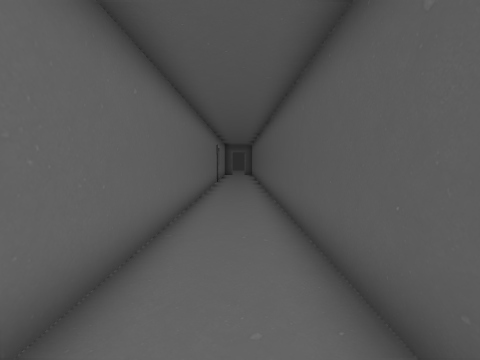
View 1 (above)

21 first-person views from a walk through a scene from a Unity 3-D project. The camera is 1.4 m above the floor, tilts 4° down and sees 85° across. The floor is counted in squares, 1 m on a side. Each view is taken from the middle of a square. On the plan, view 1 faces up. The plan holds only what a view shows up to about 13 squares ahead; the rest is blank. The place goes on beyond the plan. The player is left out. Door leaves are left out, so doorways stand open.

View 2
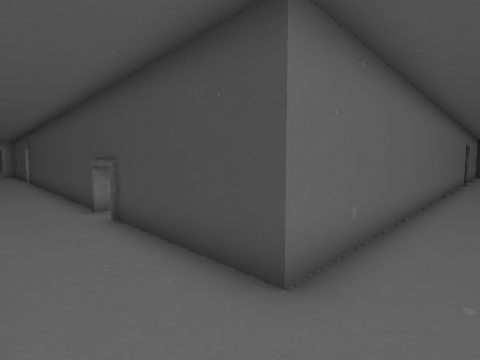

View 3
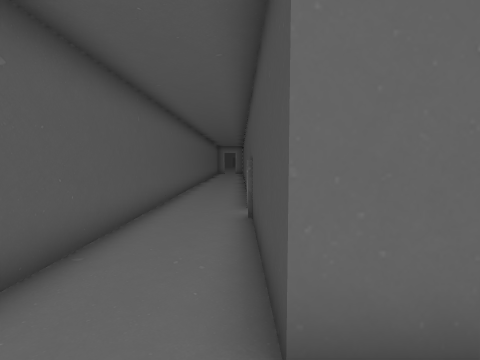

View 4
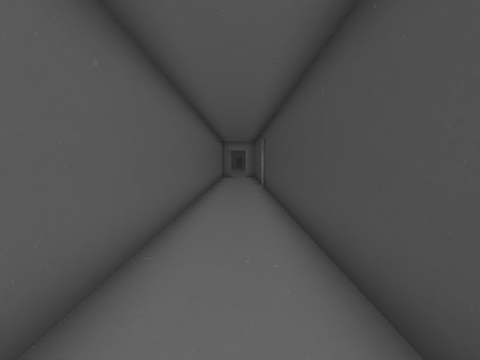

View 5
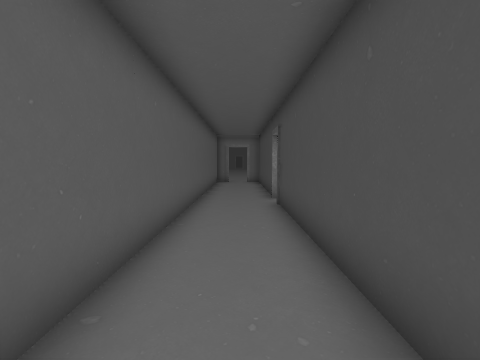

View 6
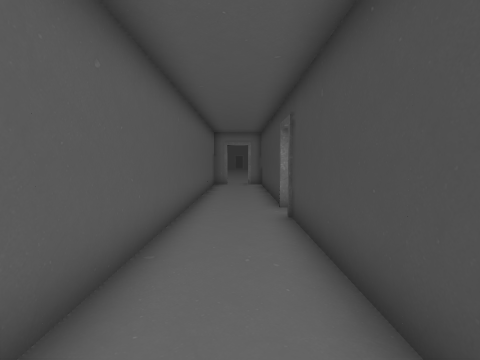

View 7
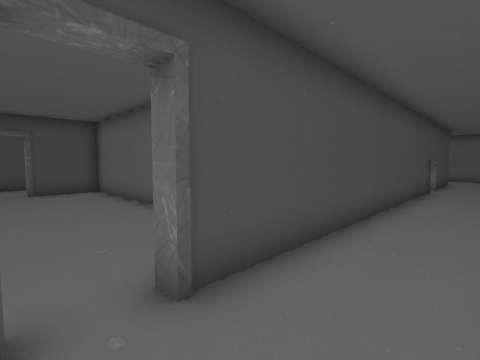

View 8
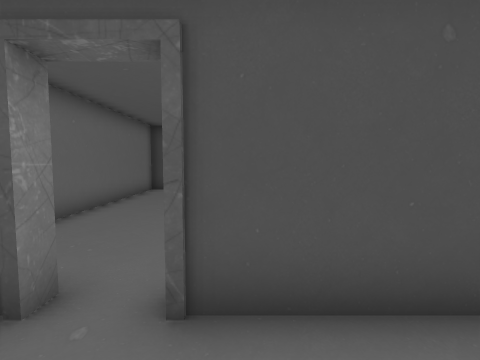

View 9
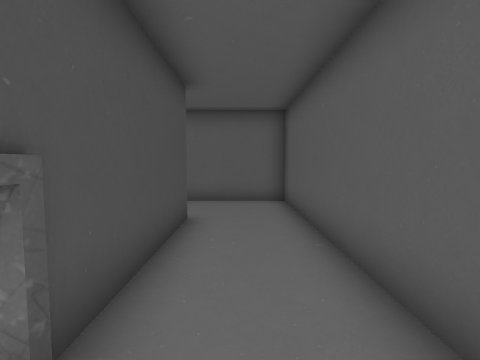

View 10
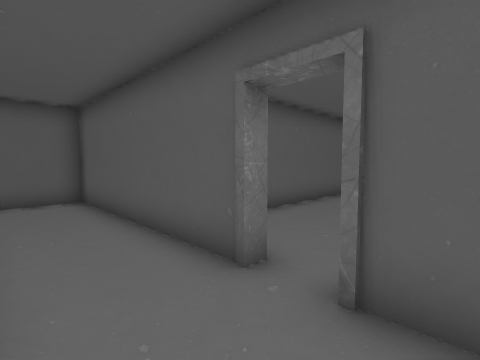

View 11
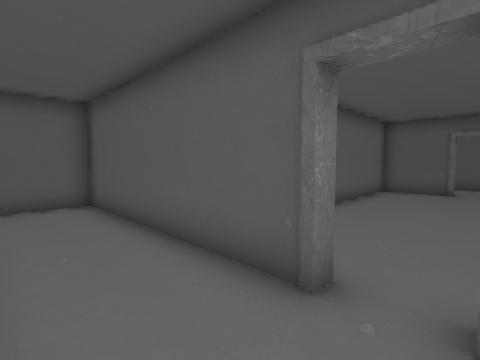

View 12
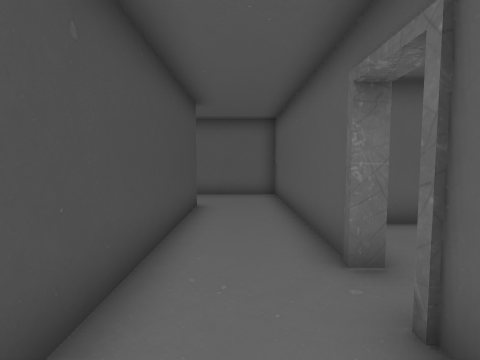

View 13
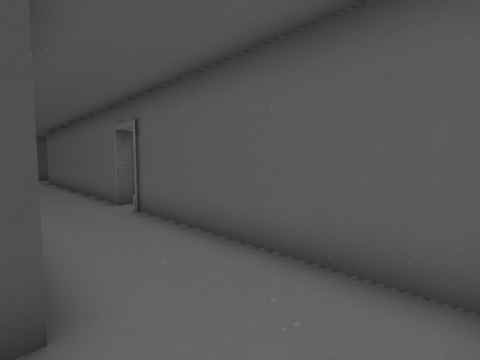

View 14
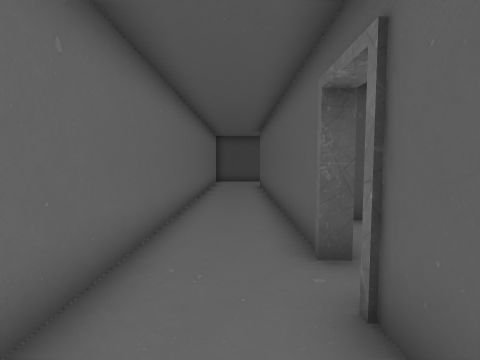

View 15
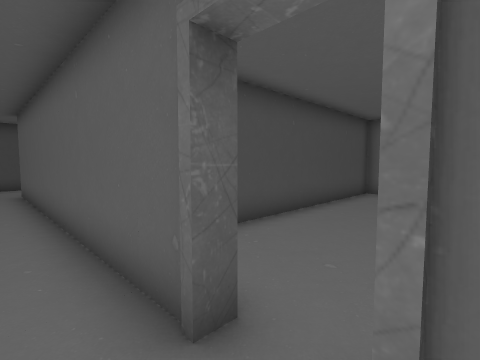

View 16
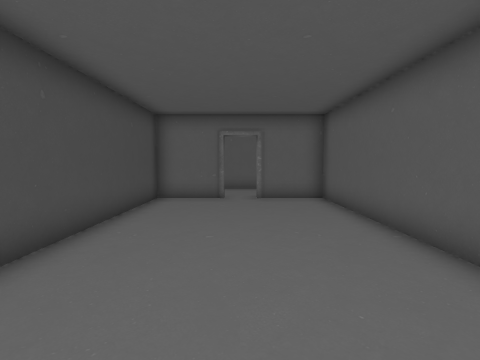

View 17
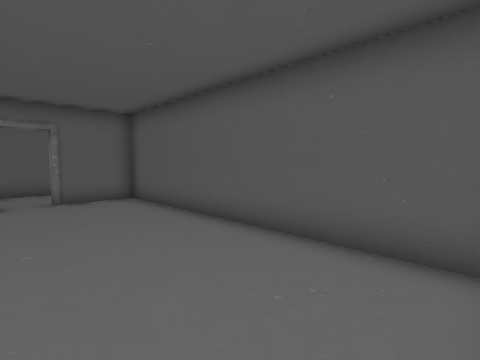

View 18
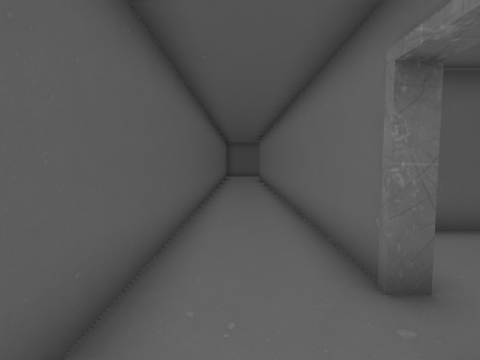

View 19
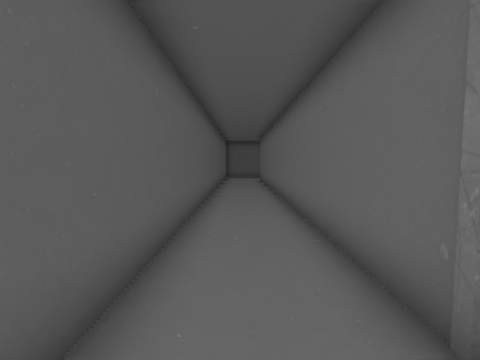

View 20
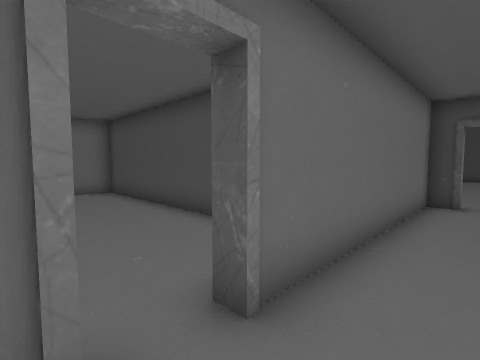

View 21
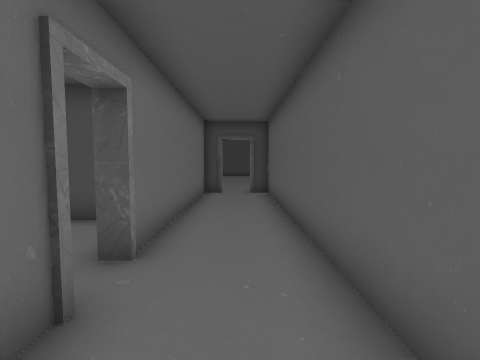

### Floor plan
Points are (right, up) in squares from view 1. A wall is a line through its corners. A room is listed if a view was taken in it or the views show most of it. See-through windows are left out.
Room 1 (views 1, 2, 3, 4, 5, 6, 7, 8, 9, 18, 19, 20, 21)
walls: (-1.6, 18.3) (-1.6, -0.7) (-20.7, -0.7); (-1.6, 25.5) (-1.6, 19.6); (-21.9, -0.7) (-24.5, -0.7); (-24.5, -3.6) (1.3, -3.6) (1.3, 25.5)
ways out: opening at (-2, 19) to room 3
Room 2 (views 10, 11, 12, 13, 14, 15)
walls: (-15.6, 13.4) (-22.6, 13.4); (-12.4, 19.6) (-12.8, 19.6) (-12.8, 25.5); (-20.7, 10.2) (-20.7, 10.5) (-12.8, 10.5) (-12.8, 18.4); (-23, 10.5) (-21.9, 10.5); (-15.7, 25.5) (-15.7, 17.8)
ways out: opening at (-13, 19) to room 3; opening at (-21, 10) to room 4; gap at (-22, 10) to room 4
Room 3 (views 16, 17)
walls: (-1.6, 19.6) (-1.9, 19.6) (-1.9, 22.2) (-12.5, 22.2) (-12.5, 20.8); (-11.9, 15.8) (-1.9, 15.8) (-1.9, 18.3) (-1.6, 18.3)
ways out: opening at (-2, 19) to room 1; opening at (-13, 19) to room 2
Room 4 (no view inside)
walls: (-20.7, -0.4) (-18.1, -0.4) (-18.1, 10.2) (-20.7, 10.2); (-24.5, 10) (-24.5, 3.1)
ways out: opening at (-21, 10) to room 2; gap at (-22, 10) to room 2

Positions as (right, up) in squares from view 1, and headings:
1: (0, 0), facing up
2: (0, -3), facing up-left
3: (0, -1), facing left
4: (-7, -2), facing left
5: (-12, -2), facing left
6: (-14, -2), facing left
7: (-22, -3), facing up-right
8: (-20, -3), facing up
9: (-8, -2), facing right
10: (-23, 13), facing down-right
11: (-22, 13), facing down-right
12: (-24, 12), facing right
13: (-16, 11), facing up-right
14: (-14, 16), facing up
15: (-14, 18), facing up-right
16: (-12, 19), facing right
17: (-12, 20), facing down-right
18: (0, 21), facing down
19: (0, 20), facing down
20: (0, 18), facing up-left
21: (0, 16), facing up
